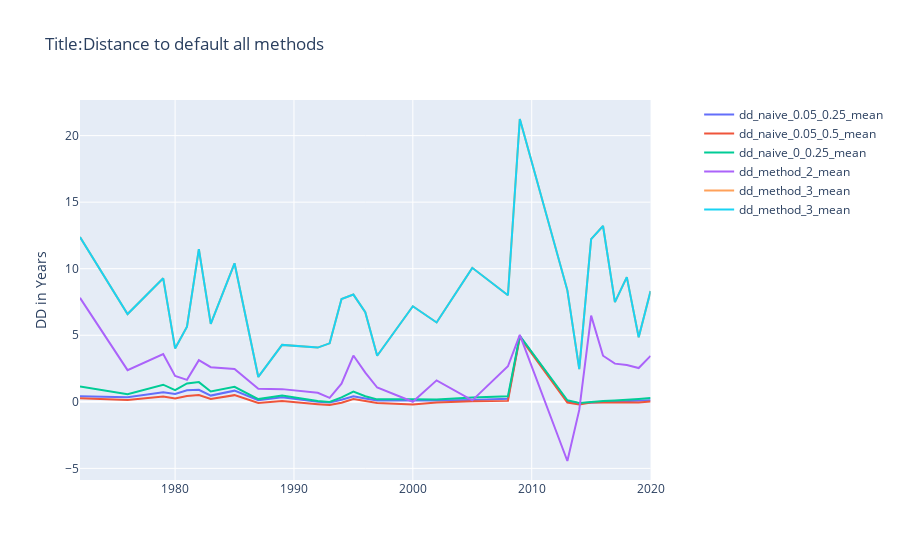
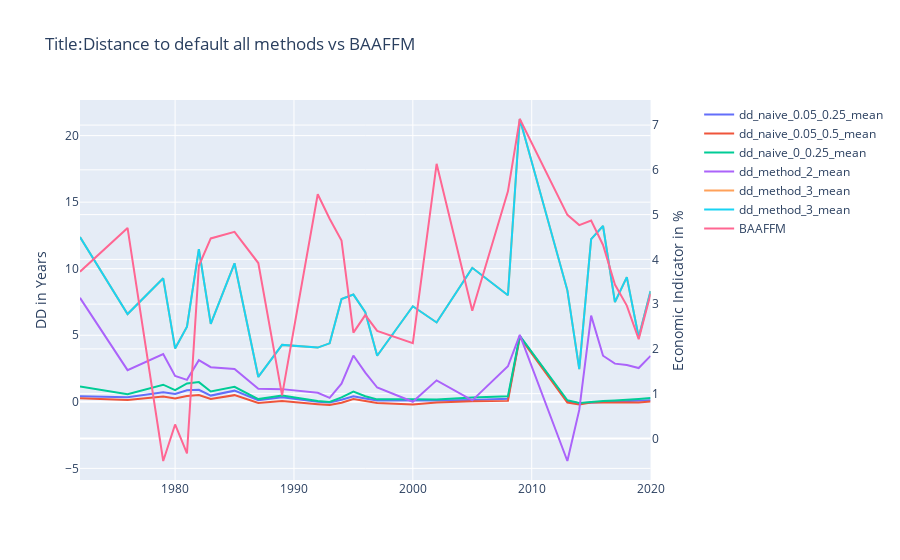

Notebook source saved alongside these figures, in order:
### Markdown cell above
### Mean all 3 methods vs BAAFM

### Code cell
mean_all3_columns = ["fyear","dd_naive_0.05_0.25_mean", "dd_naive_0.05_0.5_mean", "dd_naive_0_0.25_mean","dd_method_2_mean","dd_method_3_mean","dd_method_3_mean"]
mean_all3_methods = descriptive_stats_across_time_250[mean_all3_columns]
plot_chart(mean_all3_methods,"Distance to default all methods","DD in Years", "fyear")

mean_plot_all3 = pd.merge(mean_all3_methods,fred_baaffm,on="fyear",how="inner")
plot_chart_with_macro(mean_plot_all3,"Distance to default all methods vs BAAFFM","DD in Years", "fyear")
